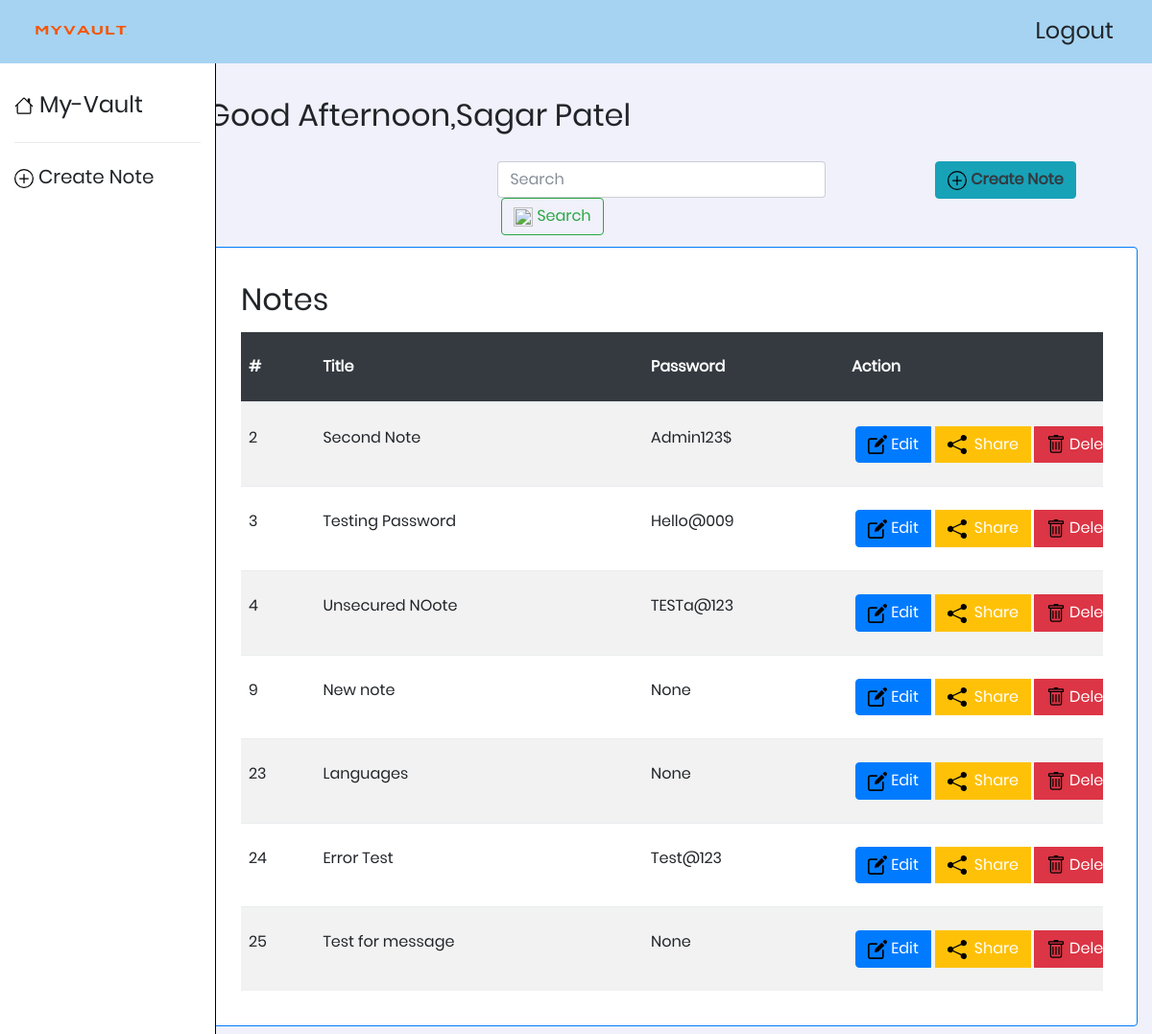
Before: /user/myvault/ (signed in) with the older database file.
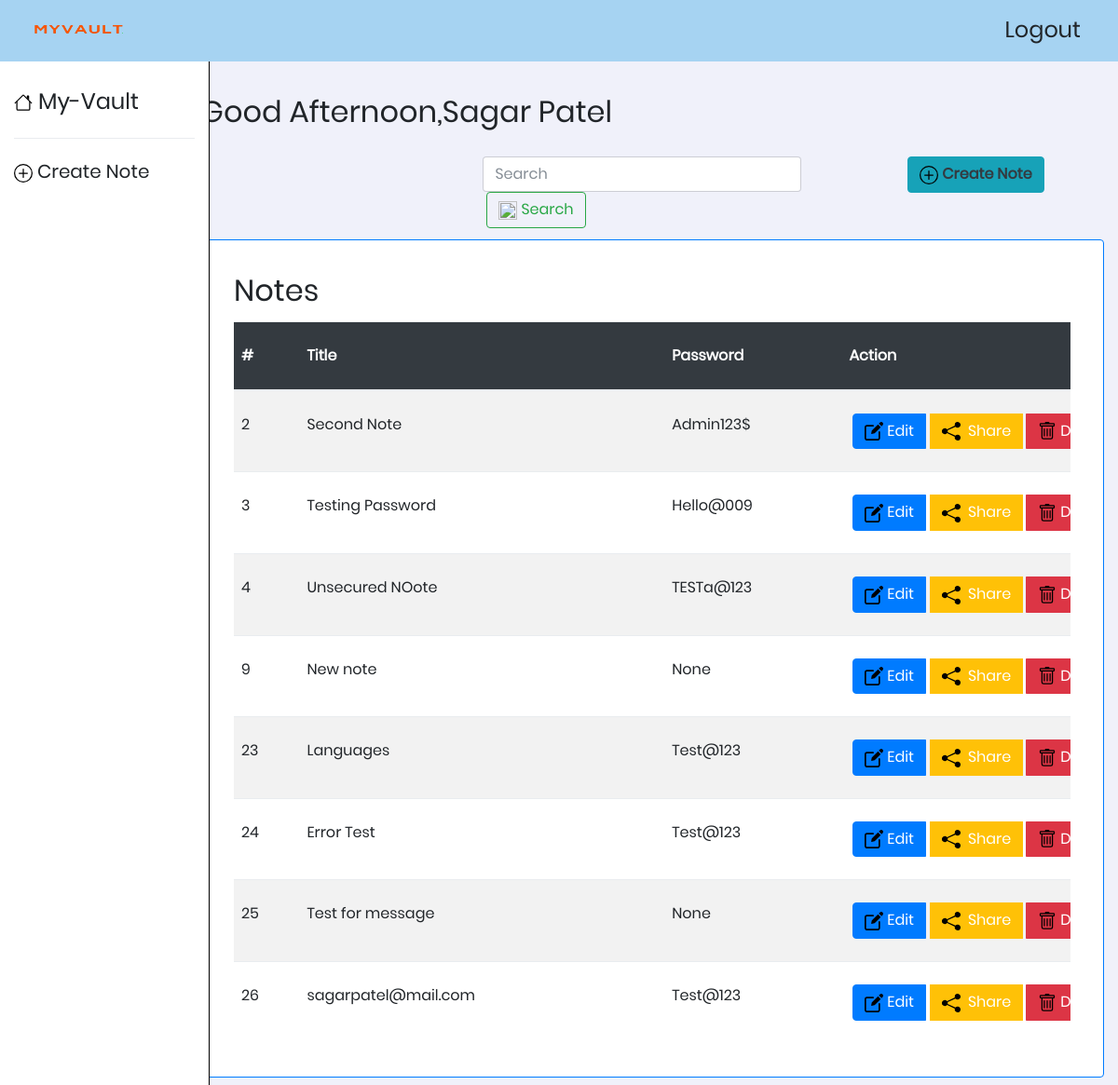
After: the same page with the newer database file.
### login/models.py (models this page shows, shortened)
class Note(models.Model):
    title = models.CharField(max_length=1000, blank=False)
    secured_content = models.CharField(
        max_length=1000, blank=False, null=False)
    isset_Password = models.BooleanField(default=False)
    password = models.CharField(max_length=300, blank=True, null=True)
    created_at = models.DateTimeField(auto_now_add=True)
    expiry_time = models.DateTimeField(blank=True, null=True)
    creator = models.ForeignKey(Users, on_delete=models.CASCADE)
    def set_PasswordDecrypt(txt):
        if txt is None:
            return None
        else:
            key = Fernet(settings.KEY)
            strTxt = key.decrypt(txt.encode('utf8'))
            return strTxt.decode('utf8')

### login/views.py (the view)
# urls.py: path('user/myvault/', views.Dashboard, name="user_dashboard"),
def Dashboard(request):
    if request.session.get('session_email'):
        note = list(Note.objects.filter(creator_id=Users.objects.get(
            email=request.session.get('session_email'))).values())
        for item in note:
            item['password'] = Note.set_PasswordDecrypt(item['password'])
        return render(request, "dashboard.html",
                      {
                          "users": Users.objects.get(email=request.session.get('session_email')),
                          "notes": note
                      })
    return HttpResponseRedirect(reverse('login'))

### login/models.py (called while the page is built)
    @property
    def fullName(self):
        return '%s %s' % (self.firstName.capitalize(), self.lastName.capitalize())

### templates/dashboard.html (shortened to what the changed rows need)
{% load static %}
<!DOCTYPE html>
<html lang="en">
  <head>
    <link rel="stylesheet" type="text/css" href="{% static 'vendor/bootstrap/css/bootstrap.min.css' %}">
    <link rel="stylesheet" type="text/css" href="{% static '/css/main.css' %}">
    <link rel="stylesheet" type="text/css"
      href="https://use.fontawesome.com/releases/v5.3.1/css/all.css"
>
  </head>
  <body>
    <div class="container-fluid mt-5">
      <div class="row">
        <div class="col-lg-10 mt-5">
          <div class="container-fluid">
            <div class="row mt-2">
              <div class="col-12 bg-white my-2 border border-2 border-primary rounded">
                  <div class="card-body">
                    <div class="flex my-3">
                      <h2>Notes</h2>
                    </div>
                    <div class="table-responsive">
                      {% if notes %}
                      <table class="table table-borderless table-striped table-hover">
                        <thead class="bg-dark text-white">
                          <tr>
                            <th class="px-5 px-lg-2 py-4">#</th>
                            <th class="px-5 px-lg-2 py-4">Title</th>
                            <th class="px-5 px-lg-1 py-4">Password</th>
                            <th class="px-5 px-lg-1 py-4">Action</th>
                          </tr>
                          <tbody>
                            {% for item in notes%}
                            <tr>
                              <td class="px-5 px-lg-2 py-4">{{ item.id }}</td>
                              <td class="px-5 px-lg-2 py-4">{{item.title}}</td>
                              <td class="px-5 px-lg-1 py-4">{{item.password}}</td>
                              <td class="px-5 px-lg-2 py-4">
                                <div class="btn-group action-btn" role="group">
                                  <a class="btn btn-primary" href="{% url 'note_edit' item.id %}">
                                    <img src="{% static 'images/icons/edit.svg' %}" alt="" width="20" height="20">
                                    <span>Edit</span>
                                  </a>
                                  <a class="btn btn-warning mx-1" href="{% url 'note_share' item.id %}">
                                    <img src="{% static 'images/icons/share-fill.svg' %}"alt="" width="20" height="20">
                                    <span class="text-white ml-1">Share</span>
                                  </a>
                                  <a class="btn btn-danger" href="{% url 'note_delete' item.id %}">
                                    <img src="{% static 'images/icons/remove.svg' %}" alt=""
                                      width="20" height="20">
                                    <span>Delete</span>
                                  </a>
                                </div>
                              </td>
                            </tr>
                            {% endfor %}
                            {% else %}
                            <tr>
                                <div style="text-align: center;font-size:18px;">No-Data avaiable</div>
                            </tr>
                            {% endif %}
                          </tbody>
                        </thead>
                      </table>
                    </div>
                  </div>
                </div>
              </div>
            </div>
          </div>
        </div>
      </div>
  </body>
</html>

Changed rows visible on the page:
changed Note "Languages": password "None" → "Test@123"
added Note: id "26", title "sagarpatel@mail.com", password "Test@123"
